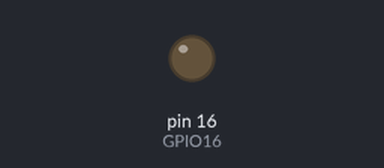
Recording of a sketch running on a simulated Arduino Uno, built with avr-gcc and run on an emulated ATmega328P. Parts: output pins drawn as LEDs (lit = HIGH).

Above: at 0.6 s.
At 2.2 s:
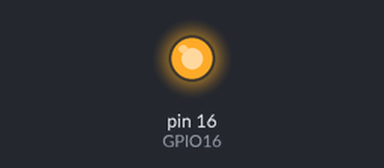
Timing chart, 0 to 3.0 s (numbered marks = the images above):
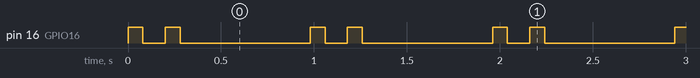

Measured:
- by itself, pin 16 (GPIO16): repeats every 0.98 s: LOW 0.12 s, HIGH 0.08 s, LOW 0.70 s, HIGH 0.08 s
- by itself, everything shown: repeats every 0.98 s, in 4 steps

The sketch:

07112018_lolin_nodemcuv3_blinkernew.ino
```cpp
void setup() {
    pinMode(16, OUTPUT);    //GPIO16 (D0) sea como salida
}

void loop() {
    digitalWrite(16, HIGH); //GPIO16 en uno lógico
    delay(80);
    digitalWrite(16, LOW); //GPIO16 en cero lógico
    delay(120);
    digitalWrite(16, HIGH); //GPIO16 en uno lógico
    delay(80);
    digitalWrite(16, LOW); //GPIO16 en cero lógico
    delay(700);
}
```
